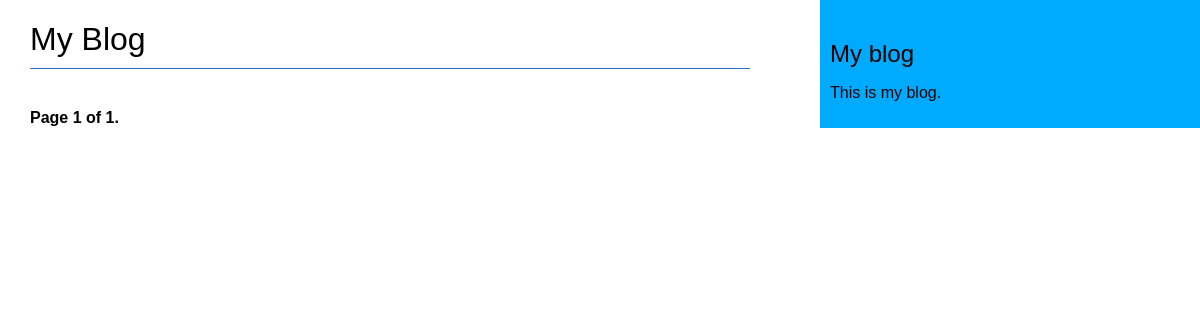
The app's page /, older data.
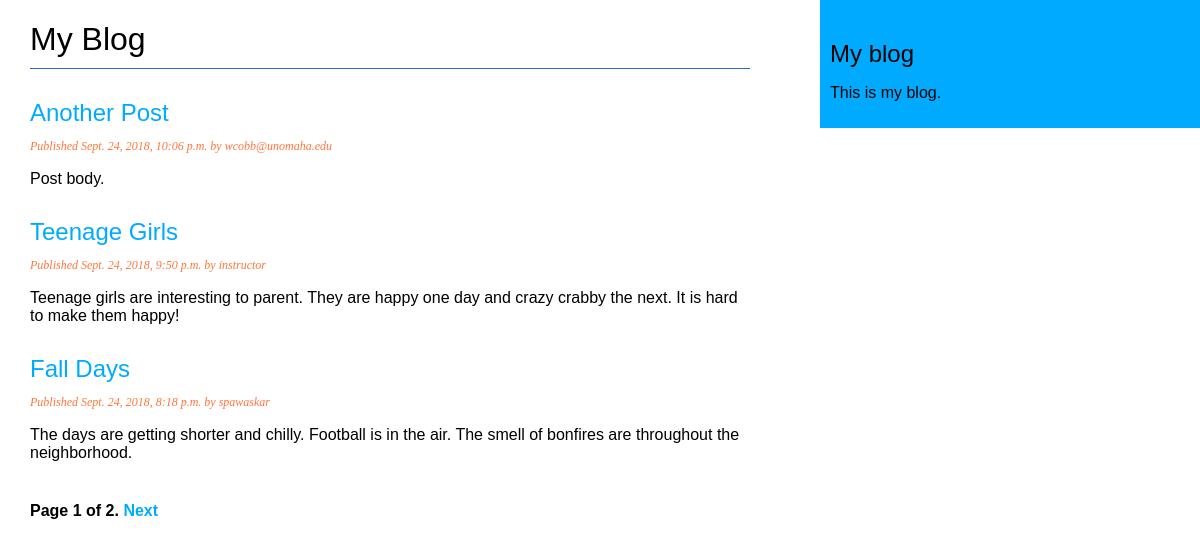
The same page, newer data.
### blog/models.py (models this page shows, shortened)
class Post(models.Model):
    STATUS_CHOICES = (
        ('draft', 'Draft'),
        ('published', 'Published'),
    )
    title = models.CharField(max_length=250)
    slug = models.SlugField(max_length=250,
                            unique_for_date='publish')
    author = models.ForeignKey(User,
                               on_delete=models.CASCADE,
                               related_name='blog_posts')
    body = models.TextField()
    publish = models.DateTimeField(default=timezone.now)
    created = models.DateTimeField(auto_now_add=True)
    updated = models.DateTimeField(auto_now=True)
    status = models.CharField(max_length=10,
                              choices=STATUS_CHOICES,
                              default='draft')
    objects = models.Manager()  # The default manager.
    published = PublishedManager()  # Our custom manager.
    class Meta:
        ordering = ('-publish',)
    def get_absolute_url(self):
        return reverse('blog:post_detail',
                       args=[self.publish.year,
                             self.publish.month,
                             self.publish.day,
                             self.slug])

### blog/views.py (the view)
# urls.py: path('', views.post_list, name='post_list'),
def post_list(request):
    object_list = Post.published.all()
    paginator = Paginator(object_list, 3) # 3 posts in each page
    page = request.GET.get('page')
    try:
        posts = paginator.page(page)
    except PageNotAnInteger:
        posts = paginator.page(1)
    except EmptyPage:
        posts = paginator.page(paginator.num_pages)
    return render(request,
                  'blog/post/list.html',
                  {'page': page,
                   'posts': posts})

### blog/models.py (called while the page is built)
    def get_queryset(self):
        return super(PublishedManager, self).get_queryset().filter(status='published')

### templates/blog/post/list.html (shortened to what this page needs)
{% extends "blog/base.html" %}
{% block content %}
  <h1>My Blog</h1>
  {% for post in posts %}
    <h2>
      <a href="{{ post.get_absolute_url }}">
        {{ post.title }}
      </a>
    </h2>
    <p class="date">
      Published {{ post.publish }} by {{ post.author }}
    </p>
    {{ post.body|truncatewords:30|linebreaks }}
  {% endfor %}
  {% include "pagination.html" with page=posts %}
{% endblock %}

### templates/blog/base.html (shortened to what this page needs)
{% load static %}
<!DOCTYPE html>
<html>
<head>
  <link href="{% static "css/blog.css" %}" rel="stylesheet">
</head>
<body>
  <div id="content">
    {% block content %}
    {% endblock %}
  </div>
  <div id="sidebar">
    <h2>My blog</h2>
      <p>This is my blog.</p>
  </div>
</body>
</html>

### templates/pagination.html (shortened to what this page needs)
<div class="pagination">
  <span class="step-links">
    <span class="current">
      Page {{ page.number }} of {{ page.paginator.num_pages }}.
    </span>
      {% if page.has_next %}
        <a href="?page={{ page.next_page_number }}">Next</a>
      {% endif %}
  </span>
</div>

### static/css/blog.css (style rules this page uses)
body { margin:0; padding:0; font-family:helvetica, sans-serif; }
a { color:#00abff; text-decoration:none; }
h1 { font-weight:normal; border-bottom:1px solid #2b6cc4; padding:0 0 10px 0; }
h2 { font-weight:normal; margin:30px 0 0; }
#content { float:left; width:60%; padding:0 0 0 30px; }
#sidebar { float:right; width:30%; padding:10px; background-color: #00abff; height:100%; }
p.date { color:#ff753b; font-family: georgia, serif; font-size: 12px; font-style: italic; }
.pagination { margin:40px 0; font-weight:bold; }

Row changes from the older to the newer data that the page shows:
added Post: title "Another Post", publish "Sept. 24, 2018, 10:06 p.m.", author "wcobb@unomaha.edu", body "Post body."
added Post: title "Teenage Girls", publish "Sept. 24, 2018, 9:50 p.m.", author "instructor", body "Teenage girls are interesting to parent. They are happy one day and crazy crabby the next. It is hard to make them happy!"
added Post: title "Fall Days", publish "Sept. 24, 2018, 8:18 p.m.", author "spawaskar", body "The days are getting shorter and chilly. Football is in the air. The smell of bonfires are throughout the neighborhood."
Text that changed along with them:
{{ page.paginator.num_pages }}: "1" → "2"
text now shown: "Next"
